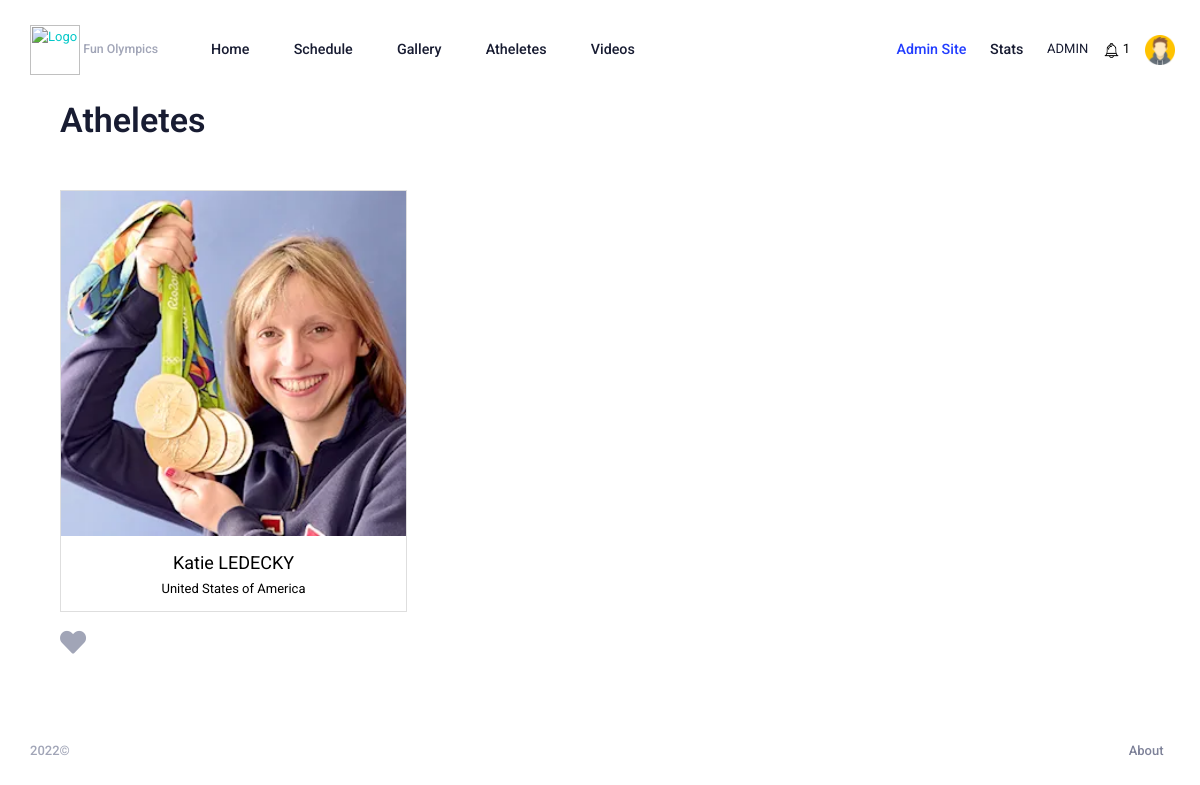
The page /atheletes (signed in) on the database as committed earlier.
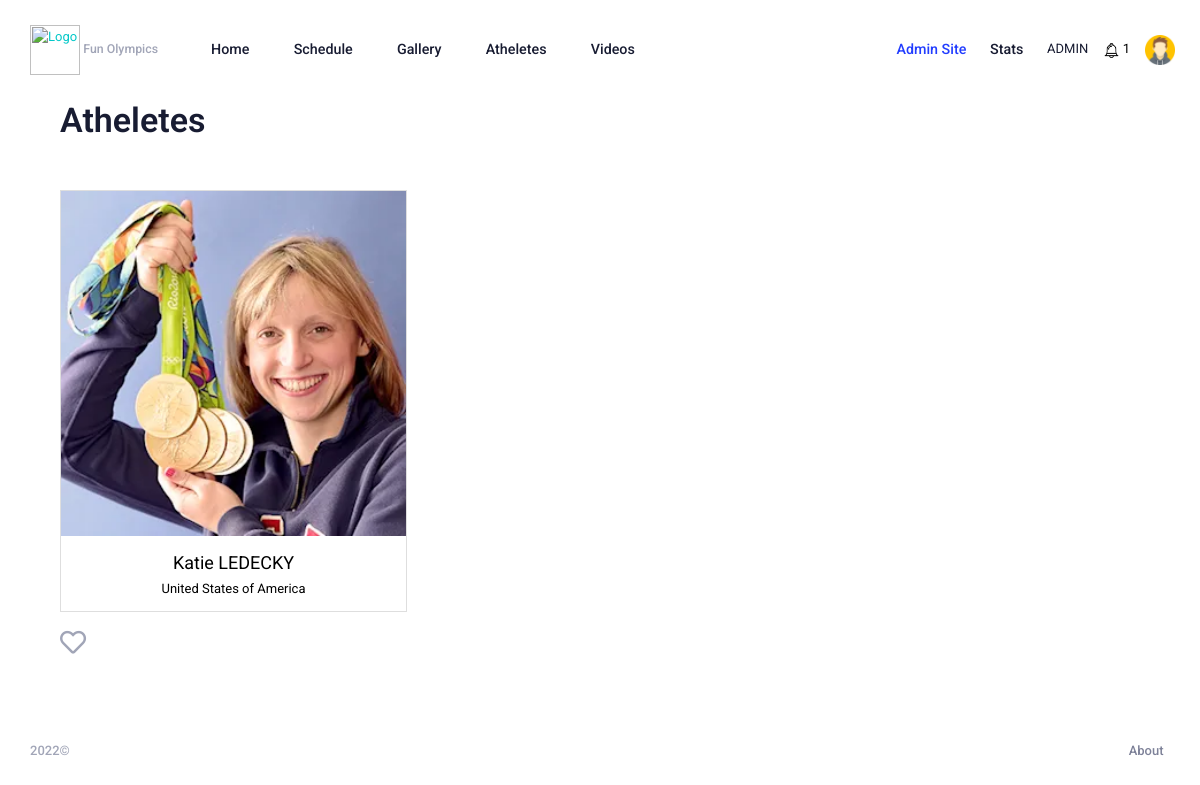
The same page on the database as committed later.
### home/models.py (models this page shows, shortened)
class Athelete(models.Model):
    name = models.CharField(max_length=225, null=True)
    description = models.TextField(max_length=225, null=True)
    category = models.ForeignKey(Categories, on_delete=models.DO_NOTHING)
    dob = models.CharField(max_length=255, null=True)
    firstgame = models.DateField(null=True)
    participants = models.CharField(max_length=255, null=True)
    team = models.CharField(max_length=255, null=True)
    image = models.ImageField(upload_to="athelete/images/")
    is_liked = models.BooleanField(default=False, blank=True, null=True)

### home/views.py (the view)
# urls.py: path("atheletes", AtheletesView.as_view(), name="atheletes"),
class AtheletesView(LoginRequiredMixin, View):
    def get(self, request):
        obj = Athelete.objects.all()
        return render(request, 'home/athelete.html', {'obj':obj})

### config/models.py (called while the page is built)
    def __str__(self):
        return self.name

### home/context_processors.py (called while the page is built)
def get_notifications(request):
    try:
        user = request.user
        notification = Notification.objects.filter(user=user)
        count = notification.count()
    except Exception:
        notification = ""
        count = 0
    return {
        'noti_count': count,
        'noti_data' : notification
    }

def get_news(request):
    news = News.objects.all().order_by('-id')
    return {'news':news}

### templates/home/athelete.html (shortened to what this page needs)
{% extends "home/base.html" %}
{% load static %}
{% block content %}
<div class="container mb-20">
    <h4 style="font-size: 34px;">Atheletes</h4>
    <div class="mt-15">
        <div class="row">
            {% for obj in obj %}
            <div class="col-4">
                <div style="border: 1px solid #dedede;">
                    <div class="text-center">
                        <a href="#" data-toggle="modal" data-target="#myModal">
                            <img src="{{obj.image.url}}" class="img-fluid" width="450" />
                            <div class="my-4 ">
                                <p style="font-size: 18px; color: black;" class="p-0 m-0">
                                    {{obj.name}}
                                </p>
                                <p class="p-0 m-0 mt-1" style="color: black;">
                                    {{obj.team}}
                                </p>
                            </div>
                        </a>
                    </div>
                </div>
                <div class="mt-5">
                    {% include 'home/athelete-fav.html' %}
                </div>
            </div>
            {% endfor %}
        </div>
    </div>
</div>
{% endblock %}

### templates/home/athelete-fav.html
{% if obj.is_liked %}
<a href="#" target="_blank" hx-post="/atheletes/like/{{obj.id}}">
    <i class="fas fa-heart fa-2x"></i>
</a>
{% else %}
<a href="#" target="_blank" hx-post="/atheletes/like/{{obj.id}}">
    <i class="far fa-heart fa-2x"></i>
</a>
{% endif %}

Rows that differ between the two databases and show on the page:
changed Athelete "Katie LEDECKY": is_liked True → False (drawn)
